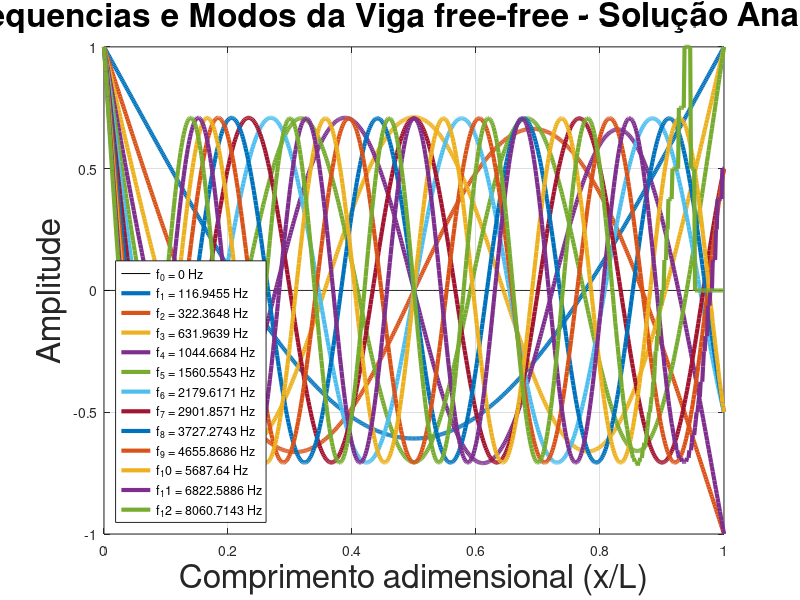

The MATLAB script that drew this image: (Note: this script raises an error after producing the figure.)
%  Solução Analitica da Viga Livre-Livre
clear all; close all; clc

%% Definição dos parâmetros variáveis

numero_na_fila_medicao = 5;

%    Dados Viga experimental de Proc. Sinais
eta = 0.01;
E0=210e9; % modulo de elasticidade [Pa]
E=E0*(1+1i*eta); % modulo de elasticidade complexo
rho=7800; % densidade [kg/m3]
 E=E0;

b=13e-3;  % base da seção transversal [m]
h=13e-3;  % altura da seção transversal [m]
L=770e-3;   % comprimento da viga [m]

nmod = 12; % numero de modos

xi = 0.001; % + (0.01 - 0.001) * rand(1, nmod); % coeficiente de amortecimento
%% Definição dos parâmetros constantes
beta_first_5_positions = [...
    4.73004074;
    7.85320462;
    10.9956078;
    14.1371655;
    17.2787597;
];

% Constantes de normalização sigma_n
sigma_first_5_positions = [...
    0.982502215;   % modo 1 (cosh + cos)
    1.000777312;
    0.999966450;
    1.000001450;
    0.999999937;
];

size_beta_sigma_initial_vector = length(beta_first_5_positions);

lambda = zeros(1,nmod);
sigma = zeros(1,nmod);

lambda(1:size_beta_sigma_initial_vector) = beta_first_5_positions;
sigma(1:size_beta_sigma_initial_vector) = sigma_first_5_positions;

if(nmod > size_beta_sigma_initial_vector)
    for k=size_beta_sigma_initial_vector + 1:nmod
        lambda(k) = pi*(2*k+1)/2;
        sigma(k) = 1;
    end
end






%% Cálculo das variáveis

m=rho*b*h;   %  massa por unidade de comprimento [kg/m]
%m=rho*(b*h - (0.97*b)*(0.97*h));   %  massa por unidade de comprimento [kg/m]

I=b*h^3/12;    % momento de inércia
%I = (b*h^3 - (0.97*b*(0.97*h)^3))/12 ;
dx=0.001; % discretização do espaço                                                       
x= 0:dx:L; % vetor do espaço discretizado
d=x/L ; % vetor de espaço admensional
phi=[];

distancia_saida = 20e-3; %posição na viga do acelerômetro
distancia_excitacao = numero_na_fila_medicao*(70e-3) + distancia_saida; %posição na viga da excitação
pos_vetor_excitacao = ceil(distancia_excitacao/dx);
pos_vetor_saida = ceil(distancia_saida/dx);
%% Cálculo da forma dos modos

wn = zeros(1,nmod);
fn = zeros(1,nmod);
for i=1:nmod
    fn(i)= (lambda(i)^2/(2*pi*L^2))*sqrt(E*I/m);   % frequencia natural
    wn(i) = (lambda(i)^2/(L^2))*sqrt(E*I/m);  % Frequência natural angular
    for j=1:length(d)
        phi(j,i)=cosh(lambda(i)*d(j)) + cos(lambda(i)*d(j))...
        -sigma(i)*(sinh(lambda(i)*d(j))+sin(lambda(i)*d(j))); % forma do modo  
    end
    phin(:,i)=phi(:,i)/max(abs(phi(:,i)));  % normalização unitária
end

phi0=zeros(size(phi(:,1)));  % vetor do modo zero
figure
plot(d,phi0,'k',d,phin,'LineWidth',3.0)
title('Frequencias e Modos da Viga free-free - Solução Analitica', 'FontSize', 24)
xlabel('Comprimento adimensional (x/L)', 'FontSize', 24)
ylabel('Amplitude', 'FontSize', 24)
labels = cell(1, nmod+1);  % +1 porque a primeira frequência é 0 Hz

labels{1} = 'f_0 = 0 Hz';
for k = 1:nmod
    labels{k+1} = ['f_' num2str(k) ' = ' num2str(fn(k)) ' Hz'];
end

lgd = legend(labels,'Location','southwest');
%lgd.FontSize=16;
grid

%% Cálculo da massa modal

m_modal = zeros(1,nmod);
size_x = length(x);
for i=1:nmod
    for j=1:size_x
        m_modal(i) = m_modal(i) + phi(j,i)^2*dx;
    end
     m_modal(i) = m_modal(i)*m;
end




%% Cálculo da FRF

df = 2.5;
f = 0:df:4997.5;
size_frf = length(f);
frf_viga = zeros(1,size_frf);
frf_viga2 = zeros(1,size_frf);
w= 2*pi*f;  % vetor de frequencias em radianos

for p=1:size_frf
    for j=1:nmod
        numerador = phi(pos_vetor_saida,j)*phi(pos_vetor_excitacao,j);
        denominador = m_modal(j)*((fn(j))^2 - (f(p))^2 + 1i*2*f(p)*fn(j)*xi);
        %denominador2 = m_modal(j)*(wn(j)^2 - w(p)^2 + 1i*2*w(p)*wn(j)*xi)/(4*(pi^2)); % frf em hertz
        %frf_viga2(p) = frf_viga2(p) + numerador/denominador2;
        frf_viga(p) = frf_viga(p) + numerador/denominador;
    end
end


figure;
plot(f(1:1600),db(9.81/4.44822*abs(frf_viga(1:1600))));
xlabel("f (hertz)");
ylabel("H(f) em db(g/lbf)");
title("FRF");
